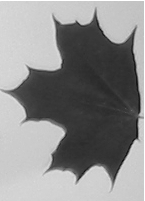
#> input picture AIA2/data/template1.jpg, 145 x 201 px
$ python ex2.py
#> lines starting #> are read from the running program, lines starting #| are printed output that depends on the picture; after the words box and inside, x2 and y2 are one past the last pixel; in counts of white or black regions, pixels touching at a corner belong together
#> further down, template1 is the input picture: shape (201, 145, 3); min 16, max 255, mean 139
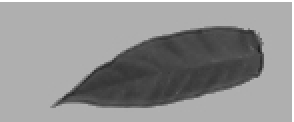
#> input picture AIA2/data/template2.jpg, 147 x 61 px (shown 2 times larger)
#> further down, template2 is the input picture: shape (61, 147, 3); min 27, max 255, mean 145.1
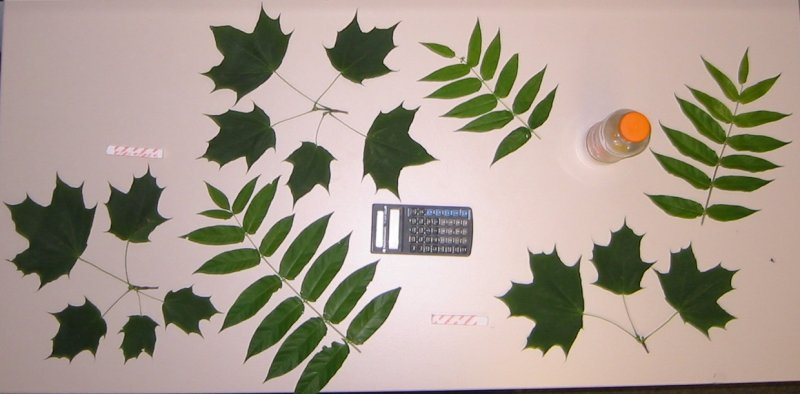
#> input picture AIA2/data/query.jpg, 800 x 394 px
#> further down, img is the input picture: shape (394, 800, 3); mean B, G, R 142.8, 155.4, 168.1
#!/usr/bin/env python3
# -*- coding: utf-8 -*-
"""

@author: Simon Matern
"""
import numpy as np
import cv2
import sys
import utils
from functools import reduce
import pickle
from matplotlib import pyplot as plt

def binarizeImage(img):
    """
    This method creates a binary image from a colored or grayscale image.
    To improve the performance of the segmentation all structures should be
    separated using morphological operations, e.g. leaves should not be
    connected with each other.

    Parameters
    ----------
    img : ndarray
        An input image with shape (H,W,C) or (H,W)

    Returns
    -------
    result : ndarray
        A binary image with background pixel = 0 and foreground pixel = 255.
        The shape should be (H,W).

    """


    # converts the image to grayscale if it was
    img = img.copy()
    if len(img.shape)>2 and img.shape[2]==3:
        img = cv2.cvtColor(img, cv2.COLOR_BGR2GRAY)
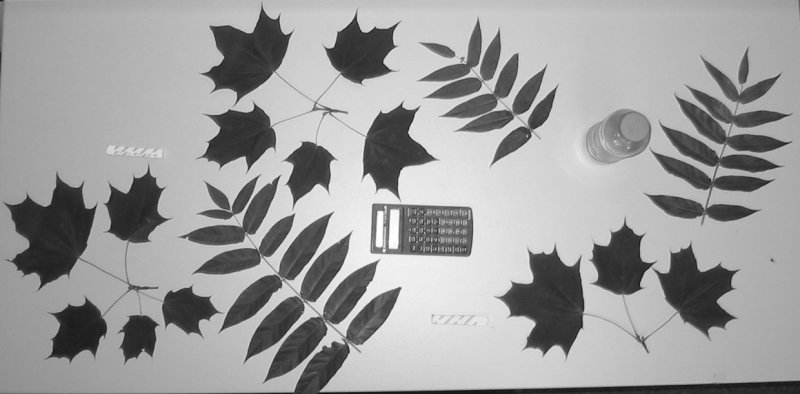
#> img: shape (394, 800); min 14, max 255, mean 157.7

    #TODO:
    # ---- Binarize Image ----
    # Given a grayscale image, compute a binary representation
    # Background pixel = 0
    # Foreground pixel = 255
    ret, image1 = cv2.threshold(img,127,255,cv2.THRESH_BINARY)
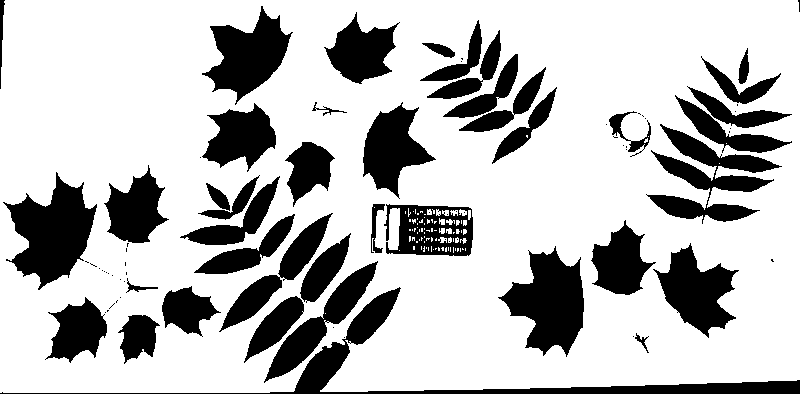
#> image1: shape (394, 800); 74.2% white; 86 black regions (46 under 20 px), largest, box (x1, y1, x2, y2) and area: (0, 287, 800, 394) 6496, (3, 172, 97, 290) 5713, (498, 246, 584, 357) 5332
    #utils.show(thresh1)
    #exit(0)
    image = 255 -image1
#> image: shape (394, 800); 25.8% white; 86 white regions (46 under 20 px)

    #TODO (optional):
    # ---- Erosion ----
    # Use morphological erosion to remove small connections between structures
        # Creating kernel
    # kernel = np.ones((6, 6), np.uint8)

    # Using cv2.erode() method
    # image = cv2.erode(image, kernel)

    # utils.show(image)

    return image

def extractContours(img):
    """
    This method ectracts contours from a binary images.
    The resulting contours/shapes are stored in a list.
    Each shape is represented by its 2d points using an ndarray of size (N,2)

    Parameters
    ----------
    img : ndarray
        A binary image

    Returns
    -------
    shapes : list[ndarray]
        A list of shapes.

    """
    contours, hierarchy =  cv2.findContours(img, cv2.RETR_EXTERNAL, cv2.CHAIN_APPROX_NONE)
#> contours = 79 contours, 39 with area under 20; largest, box (x1, y1, x2, y2) and area: (0, 287, 800, 394) 5565, (3, 172, 97, 290) 5514, (498, 246, 584, 357) 5151, (646, 124, 782, 224) 4464, (202, 6, 293, 105) 4163
    utils.visualizeContours(img, contours)
#> (this line was passed over: utils is not available in this run)

    shapes = []
    print("contour number: ",len(contours))
#| contour number:  79
    for cnt in contours:
        N = len(cnt)
        shape = cnt.reshape((N,2))
        shapes.append(shape)
#> this loop made 79 passes
#> N on passes 3, 5, 8, 11, 12, 13, 14, 17, 25, 26, 27, 28: 58, 156, 10, 221, 156, 1866, 178, 81, 12, 6, 309, 6
#> (N, shape) on passes 1, 2, 4, 6, 7, 9: (1, [[344, 337]]), (1, [[633, 336]]), (1, [[333, 327]]), (1, [[105, 312]]), (3, [[107, 310], [107, 311], [108, 310]]), (4, [[117, 300], [116, 301], [116, 302], [116, 301]])
#> after the loop, shapes = 79 items
    return shapes


def getFourierDescriptor(shape):
    """
    Compute the Fourier descriptor of a shape.
    Please use numpy.fft.fft() for the fourier transform.
    Otherwise there might be type conflicts.

    See: https://numpy.org/doc/stable/reference/routines.fft.html#module-numpy.fft

    Parameters
    ----------
    shape : ndarray
        A shape described by an array of size (N,2).
        Where N is the number of points.

    Returns
    -------
    fd : ndarray
        The fourier descriptor described by an array of size N.
        Note, that the output should contain complex numbers.

        Also note, that the 0th frequency is at fd[0].
        fd[1:n/2] contains all positive frequencies.
        fd[n/2:]  contains all negative frequencise.
        See documentation for details
    """

    # TODO:
    # Compute fourier descriptor of shape
    fd = shape[:,0]+1j*shape[:, 1]

    fft_shape = np.fft.fft(fd)

    return fft_shape


def normalizeFourierDescriptor(fd, n_freq):
    """
    Given a Fourier descriptor and the number of frequencies, normalize
    the Fourier Descriptor and reduce the number of frequencies to n_freq.

    Note, that you have to remove the higher frequencies,
    i.e. keep n_freq/2 lowest positive frequencies and n_freq/2 lowest negative frequencies.

    Parameters
    ----------
    fd : ndarray
        An unnormalized Fourier descriptor
    n_freq : int
        number of frequencies to represent the normalized FD

    Returns
    -------
    nfd : ndarray
        A normalized Fourier descriptor.

    """

    fd = fd.copy()

    # TODO:
    # Translation Invariance F(0) := 0
    fd[0] = 0

    # TODO:
    # Scale Invariance F(i) := F(i)/|F(1)|

    fd = fd/abs(fd[1])
    # TODO:
    # Rotation Invariance, starting point invariance etc.
    # F := |F|
    fd = np.abs(fd)
    # TODO:
    # Filter higher frequencies
    # print(fd)
    # print("freq, ",n_freq)
    second_half_freq = int(n_freq/2)
    first_half_freq = n_freq - second_half_freq
    res_new = np.zeros((n_freq))
    res_new[ :first_half_freq] = fd[:first_half_freq]
    res_new[-second_half_freq::] = fd[-second_half_freq::]
    return res_new

def classifyFourierDescriptor(nfd, nfd_templates, thresh):
    """
    Given a single normalized Fourier descriptor of shape and a list of
    normalized Fourier descriptor of the templates, classify the the shape.

    Use the following metric: d(x,y) = np.linalg.norm(x-y)/N  ,where N is the
    length of the descriptor.

    Parameters
    ----------
    nfd : ndarray
        normalized Fourier descriptor of some shape.
    nfd_templates : list[ndarrray]
        list of normalized Fourier descriptor of the templates.
    thresh : float
        a classification is only considered if the metric is below this threshold.
        Otherwise return -1

    Returns
    -------
    index : int
        The index of the corresponding class.
        0 is the first class (first template), 1 is the second class (second template)..
        If the dissimilarity is too large return -1
    """

    index = -1
    res = []
    for temp in nfd_templates:
        d = np.linalg.norm(temp -nfd)/len(nfd)
        res.append(d)

    res = np.array(res)
    if (np.min(res) > thresh):
        return -1
    else:
        return np.argmin(res)


    #return index


def imageSegmentation(img, templates, n_freq, thresh):
    query = binarizeImage(img)
    shapes = extractContours(query)
#> shapes = 79 items
    shapes = [shape for shape in shapes if len(shape) > n_freq]
#> shapes = 40 items


    utils.visualizeShapes(img, shapes, (255,255,255))
#> (this line was passed over: utils is not available in this run)
    fds = [getFourierDescriptor(shape) for shape in shapes]
#> fds = 40 items
    nfds = [normalizeFourierDescriptor(fd, n_freq) for fd in fds]
#> nfds = 40 items

    nfd_templates = []
    for template in templates:
        binary = binarizeImage(template)
        templ_shapes = extractContours(binary)
        templ_shapes = [shape for shape in templ_shapes if len(shape) > n_freq]

        if len(templ_shapes) == 0:
            continue
        largest_shape = reduce((lambda x, y: x if len(x) > len(y) else y), templ_shapes)
        fd = getFourierDescriptor(largest_shape)
        nfd = normalizeFourierDescriptor(fd, n_freq)
        nfd_templates.append(nfd)
#> this loop made 2 passes
#> (second_half_freq in normalizeFourierDescriptor, first_half_freq in normalizeFourierDescriptor) on passes 1 to 2: (15, 15), (15, 15)
#| contour number:  1
#| contour number:  1
#> pass 1, in binarizeImage (call 2), `ret, image1 = cv2.threshold(img,127,255,cv2.THRESH_BINARY)`:
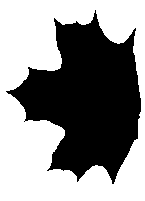
#> image1: shape (201, 145); 55.9% white; 1 black region, box (x1, y1, x2, y2) and area: (6, 10, 141, 184) 12861
#> after the loop:
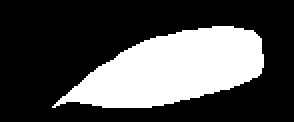
#> binary: shape (61, 147) (shown 2 times larger); 30.2% white; 1 white region, box (x1, y1, x2, y2) and area: (26, 13, 132, 54) 2705
#> after the loop, nfd_templates = 2 items

    classification = [classifyFourierDescriptor(nfd, nfd_templates, thresh) for nfd in nfds]
#> the loop in classifyFourierDescriptor, `for temp in nfd_templates:` made 2 passes
#> d on passes 1 to 2: 0.158, 0.033
#> after the loop in classifyFourierDescriptor, `for temp in nfd_templates:`: res = [0.158, 0.033]
#> the loop in classifyFourierDescriptor (call 2), `for temp in nfd_templates:` made 2 passes
#> d on passes 1 to 2: 0.103, 0.262
#> classification = 40 values, max 1 at index 0, min -1 at index 22, mean 0.625

    classes = []
    labels = np.zeros(img.shape, np.uint8)
    for i in range(len(templates)):
        class_i = list(filter(lambda x: x[1] == i, enumerate(classification)))
        shapes_i = [shapes[x[0]] for x in class_i]

        color = (0,0,0)
        if i == 0:
            color = (255,0,0)
        elif i == 1:
            color = (0,255,0)
        else:
            color = (np.random.randint(1,255),np.random.randint(1,255),np.random.randint(1,255))
        labels = utils.visualizeShapes(labels, shapes_i, color)
        classes.append(shapes_i)
#> this loop made 1 pass
#> color on pass 1: (255, 0, 0)
#> labels: shape (394, 800, 3); every value is 0
#> after the loop, classes = []

    return classes, labels

if __name__=="__main__":
    template1 = cv2.imread("data/template1.jpg")
    # utils.show(template1)

    template2 = cv2.imread("data/template2.jpg")
    # utils.show(template2)fsho
    templates = [template1, template2]


    img = cv2.imread("data/query.jpg")
    utils.show(img)

    n_freq = 30
    thresh = 0.5

    imageSegmentation(img, templates, n_freq, thresh)
#> (the call stopped at in imageSegmentation, `labels = utils.visualizeShapes(labels, shapes_i, color)`: utils is not available in this run)
